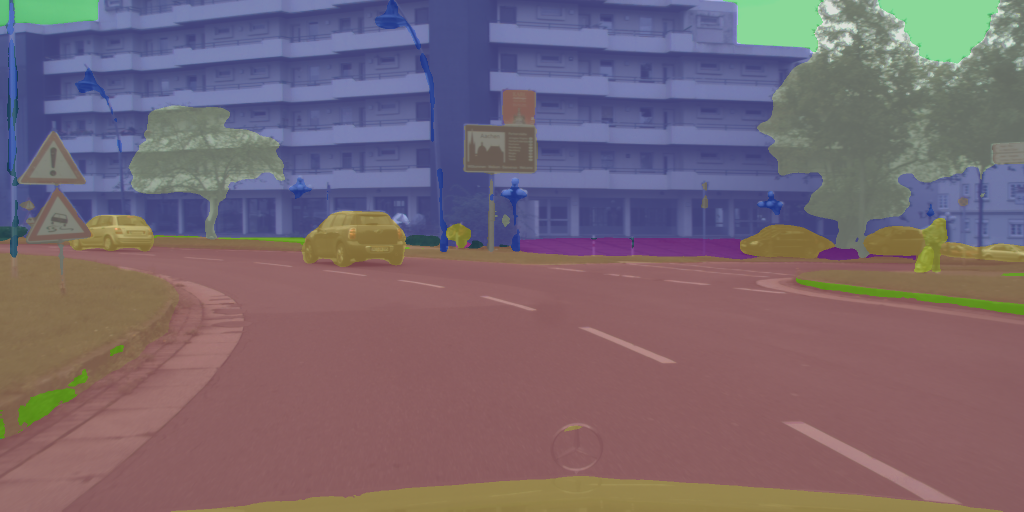
#> input picture cityscapes_segmentation.png, 2048 x 1024 px (shown at 1/2 size)
$ python click_label_viewer_dino.py --image cityscapes_depth.png
#> lines starting #> are read from the running program, lines starting #| are printed output that depends on the picture; after the words box and inside, x2 and y2 are one past the last pixel; in counts of white or black regions, pixels touching at a corner belong together
#!/usr/bin/env python3
# -*- coding: utf-8 -*-
import cv2
import numpy as np
from pathlib import Path
import argparse
import sys

# 파일 선택 창
try:
    import tkinter as tk
    from tkinter import filedialog
    TK_OK = True
except Exception:
    TK_OK = False

# ─────────────────────────────────────────────────────────────
# ADE 라벨 텍스트 (세미콜론으로 동의어 연결, 줄 = 클래스 ID)
# ─────────────────────────────────────────────────────────────
ADE_NAMES_TXT = """wall
building;edifice
sky
floor;flooring
tree
ceiling
road;route
bed
windowpane;window
grass
cabinet
sidewalk;pavement
person;individual;someone;somebody;mortal;soul
earth;ground
door;double;door
table
mountain;mount
plant;flora;plant;life
curtain;drape;drapery;mantle;pall
chair
car;auto;automobile;machine;motorcar
water
painting;picture
sofa;couch;lounge
shelf
house
sea
mirror
rug;carpet;carpeting
field
armchair
seat
fence;fencing
desk
rock;stone
wardrobe;closet;press
lamp
bathtub;bathing;tub;bath;tub
railing;rail
cushion
base;pedestal;stand
box
column;pillar
signboard;sign
chest;of;drawers;chest;bureau;dresser
counter
sand
sink
skyscraper
fireplace;hearth;open;fireplace
refrigerator;icebox
grandstand;covered;stand
path
stairs;steps
runway
case;display;case;showcase;vitrine
pool;table;billiard;table;snooker;table
pillow
screen;door;screen
stairway;staircase
river
bridge;span
bookcase
blind;screen
coffee;table;cocktail;table
toilet;can;commode;crapper;pot;potty;stool;throne
flower
book
hill
bench
countertop
stove;kitchen;stove;range;kitchen;range;cooking;stove
palm;palm;tree
kitchen;island
computer;computing;machine;computing;device;data;processor;electronic;computer;information;processing;system
swivel;chair
boat
bar
arcade;machine
hovel;hut;hutch;shack;shanty
bus;autobus;coach;charabanc;double-decker;jitney;motorbus;motorcoach;omnibus;passenger;vehicle
towel
light;light;source
truck;motortruck
tower
chandelier;pendant;pendent
awning;sunshade;sunblind
streetlight;street;lamp
booth;cubicle;stall;kiosk
television;television;receiver;television;set;tv;tv;set;idiot;box;boob;tube;telly;goggle;box
airplane;aeroplane;plane
dirt;track
apparel;wearing;apparel;dress;clothes
pole
land;ground;soil
bannister;banister;balustrade;balusters;handrail
escalator;moving;staircase;moving;stairway
ottoman;pouf;pouffe;puff;hassock
bottle
buffet;counter;sideboard
poster;posting;placard;notice;bill;card
stage
van
ship
fountain
conveyer;belt;conveyor;belt;conveyer;conveyor;transporter
canopy
washer;automatic;washer;washing;machine
plaything;toy
swimming;pool;swimming;bath;natatorium
stool
barrel;cask
basket;handbasket
waterfall;falls
tent;collapsible;shelter
bag
minibike;motorbike
cradle
oven
ball
food;solid;food
step;stair
tank;storage;tank
trade;name;brand;name;brand;marque
microwave;microwave;oven
pot;flowerpot
animal;animate;being;beast;brute;creature;fauna
bicycle;bike;wheel;cycle
lake
dishwasher;dish;washer;dishwashing;machine
screen;silver;screen;projection;screen
blanket;cover
sculpture
hood;exhaust;hood
sconce
vase
traffic;light;traffic;signal;stoplight
tray
ashcan;trash;can;garbage;can;wastebin;ash;bin;ash-bin;ashbin;dustbin;trash;barrel;trash;bin
fan
pier;wharf;wharfage;dock
crt;screen
plate
monitor;monitoring;device
bulletin;board;notice;board
shower
radiator
glass;drinking;glass
clock
flag
"""

# 255=unknown 그대로 유지
IGNORE_ID = 255

def parse_ade_names(txt: str):
    names_full = [ln.strip() for ln in txt.strip().splitlines() if ln.strip()]
    names_short = [ln.split(";")[0].strip() for ln in names_full]
    return names_full, names_short

ADE_NAMES_FULL, ADE_NAMES = parse_ade_names(ADE_NAMES_TXT)  # FULL=동의어 포함, ADE_NAMES=대표명(세미콜론 앞)

NUM_CLASSES = len(ADE_NAMES)

# ─────────────────────────────────────────────────────────────
# Utils
# ─────────────────────────────────────────────────────────────
def colorize_mask(mask_hw: np.ndarray, num_classes: int) -> np.ndarray:
    """고정 랜덤 팔레트로 색칠 (0..num_classes-1), 그 외 값은 회색."""
    rng = np.random.default_rng(42)
    palette = (rng.integers(0, 256, size=(num_classes, 3))).astype(np.uint8)
    h, w = mask_hw.shape[:2]
    out = np.zeros((h, w, 3), dtype=np.uint8)
    valid = (mask_hw >= 0) & (mask_hw < num_classes)
    out[valid] = palette[mask_hw[valid]]
    out[~valid] = (200, 200, 200)  # unknown 등
    return out

def overlay(img_rgb: np.ndarray, mask_rgb: np.ndarray, alpha: float = 0.5) -> np.ndarray:
    if img_rgb.shape[:2] != mask_rgb.shape[:2]:
        mask_rgb = cv2.resize(mask_rgb, (img_rgb.shape[1], img_rgb.shape[0]), interpolation=cv2.INTER_NEAREST)
    out = cv2.addWeighted(img_rgb.astype(np.float32), 1 - alpha,
                          mask_rgb.astype(np.float32), alpha, 0.0)
    return out.clip(0, 255).astype(np.uint8)

def pick_file_dialog(title: str, filetypes=(("이미지 파일", "*.png *.jpg *.jpeg *.bmp *.webp"), ("모든 파일", "*.*"))):
    if not TK_OK:
        return None
    root = tk.Tk()
    root.withdraw()
    path = filedialog.askopenfilename(title=title, filetypes=filetypes)
    root.update()
    root.destroy()
    return path if path else None

def read_image_rgb(path: Path) -> np.ndarray:
    img = cv2.imread(str(path), cv2.IMREAD_COLOR)
    if img is None:
        raise FileNotFoundError(f"이미지를 열 수 없습니다: {path}")
    return cv2.cvtColor(img, cv2.COLOR_BGR2RGB)

def read_label_gray(path: Path) -> np.ndarray:
    """라벨 PNG(0..NUM_CLASSES-1, 255)를 8비트 단일 채널로 읽기"""
    lbl = cv2.imread(str(path), cv2.IMREAD_UNCHANGED)
    if lbl is None:
        raise FileNotFoundError(f"라벨을 열 수 없습니다: {path}")
    if lbl.ndim == 3:
        # 팔레트 PNG라도 인덱스가 첫 채널에 들어있을 수 있음(데이터에 따라 상이)
        lbl = lbl[:, :, 0]
    lbl = lbl.astype(np.uint8)
    return lbl

def put_text_panel(img_bgr, lines, topleft=(8, 8)):
    """반투명 패널에 텍스트"""
    x, y = topleft
    pad = 6
    line_h = 20
    w = max([cv2.getTextSize(s, cv2.FONT_HERSHEY_SIMPLEX, 0.5, 1)[0][0] for s in lines] + [1]) + 2*pad
    h = line_h*len(lines) + 2*pad
    overlay_img = img_bgr.copy()
    cv2.rectangle(overlay_img, (x, y), (x+w, y+h), (0, 0, 0), -1)
    img = cv2.addWeighted(overlay_img, 0.35, img_bgr, 0.65, 0)
    yy = y + pad + 14
    for s in lines:
        cv2.putText(img, s, (x+pad, yy), cv2.FONT_HERSHEY_SIMPLEX, 0.5, (255,255,255), 1, cv2.LINE_AA)
        yy += line_h
    return img

# [14 lines left out: function majority_label, not called in this run]

def main():
    ap = argparse.ArgumentParser(description=f"클릭한 픽셀의 세그먼트 라벨 보기 (0..{NUM_CLASSES-1}, 255=unknown)")
    ap.add_argument("--image", type=str, default="", help="표시할 원본 이미지 경로 (선택)")
    ap.add_argument("--label", type=str, default="", help=f"라벨 PNG 경로(단일채널 0..{NUM_CLASSES-1}, 255)")
    ap.add_argument("--sample-k", type=int, default=1, help="클릭 주변 다수결 반경 k(1이면 3x3)")
    ap.add_argument("--alpha", type=float, default=0.5, help="오버레이 알파값")
    args = ap.parse_args()

    img_path = Path(args.image) if args.image else None
    lbl_path = Path(args.label) if args.label else None

    # 파일 선택창
    if img_path is None or not img_path.exists():
        p = pick_file_dialog("원본 이미지 선택")
        if p:
            img_path = Path(p)

    if lbl_path is None or not lbl_path.exists():
        p = pick_file_dialog(f"라벨 PNG 선택(0..{NUM_CLASSES-1}, 255)")
#> the answer given: cityscapes_segmentation.png
        if p:
            lbl_path = Path(p)

    if lbl_path is None or not lbl_path.exists():
        print("[ERR] 라벨 PNG를 지정해야 합니다 (--label 또는 파일 선택).")
        sys.exit(1)

    # 라벨만 있어도 동작 가능(색칠 화면에 클릭)
    lbl = read_label_gray(lbl_path)
#> in read_label_gray, lbl is the input picture: shape (1024, 2048, 3); mean B, G, R 112.8, 103.6, 119.7
#> in read_label_gray, `lbl = lbl[:, :, 0]`:
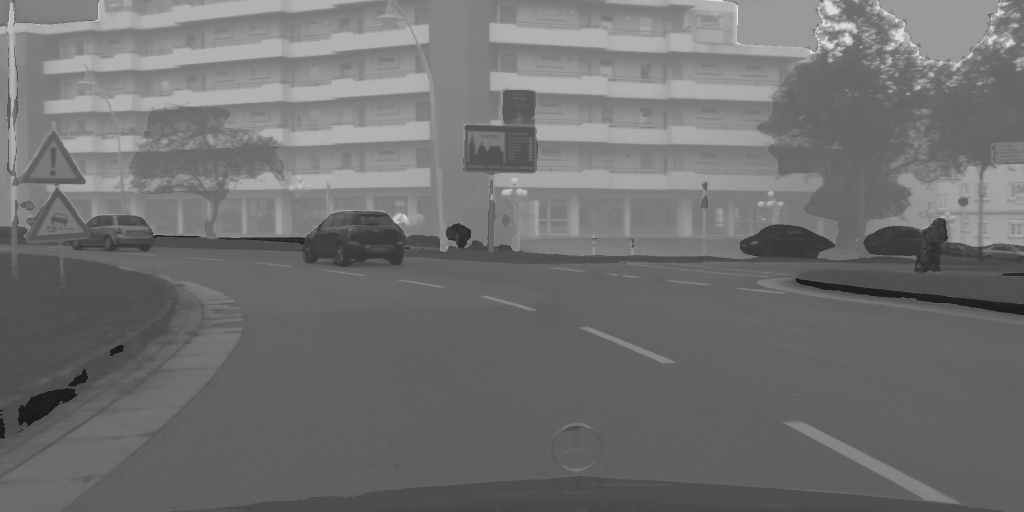
#> lbl: shape (1024, 2048) (shown at 1/2 size); min 19, max 237, mean 112.8
    h_lbl, w_lbl = lbl.shape[:2]
#> h_lbl = 1024; w_lbl = 2048

    if img_path and img_path.exists():
        img_rgb = read_image_rgb(img_path)
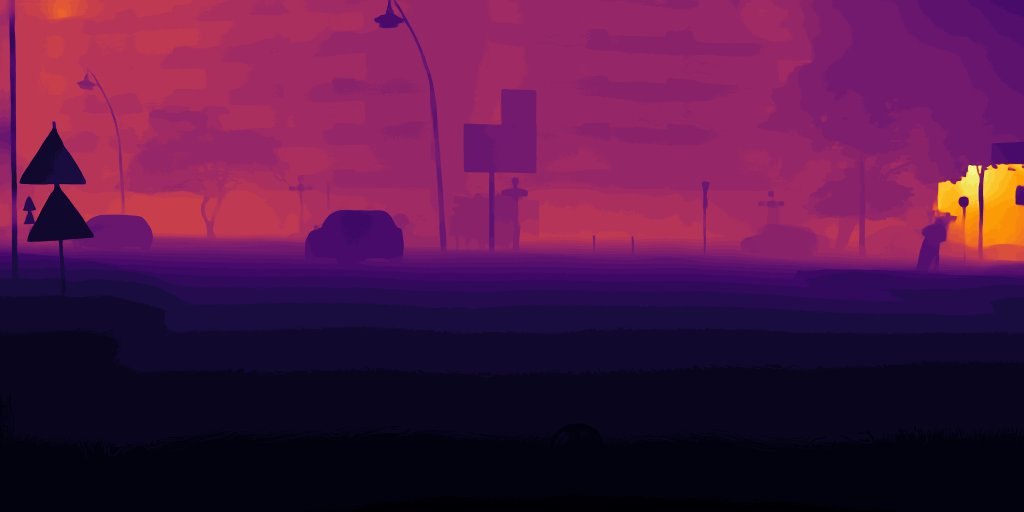
#> input picture cityscapes_depth.png, 2048 x 1024 px (shown at 1/2 size)
#> in read_image_rgb, img is the input picture: shape (1024, 2048, 3); mean B, G, R 69.7, 23.7, 83.6
    else:
        # 원본 이미지가 없으면, 라벨을 색칠해서 베이스 이미지로 사용
        img_rgb = colorize_mask(lbl, NUM_CLASSES)
    h_img, w_img = img_rgb.shape[:2]
#> h_img = 1024; w_img = 2048

    # 라벨/이미지 해상도가 다르면 시각화용 라벨만 리사이즈
    if (h_img, w_img) != (h_lbl, w_lbl):
        lbl_for_vis = cv2.resize(lbl, (w_img, h_img), interpolation=cv2.INTER_NEAREST)
        use_resized_label = True
    else:
        lbl_for_vis = lbl
        use_resized_label = False

    # 컬러 마스크 & 오버레이 초기화 (유효 범위밖은 회색 처리되도록 colorize_mask가 처리)
    mask_rgb = colorize_mask(lbl_for_vis, NUM_CLASSES)
#> in colorize_mask, `valid = (mask_hw >= 0) & (mask_hw < num_classes)`:
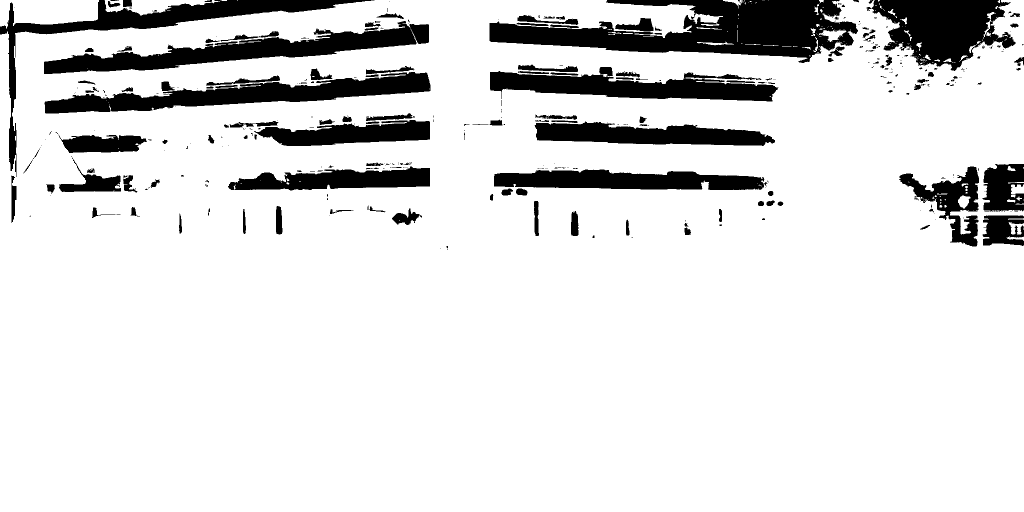
#> valid: shape (1024, 2048) bool (shown at 1/2 size); 87% white; 392 black regions (250 under 20 px), largest, box (x1, y1, x2, y2) and area: (979, 0, 1716, 126) 47364, (88, 42, 858, 148) 26404, (89, 144, 861, 227) 25598
#> in colorize_mask, `out[~valid] = (200, 200, 200)`:
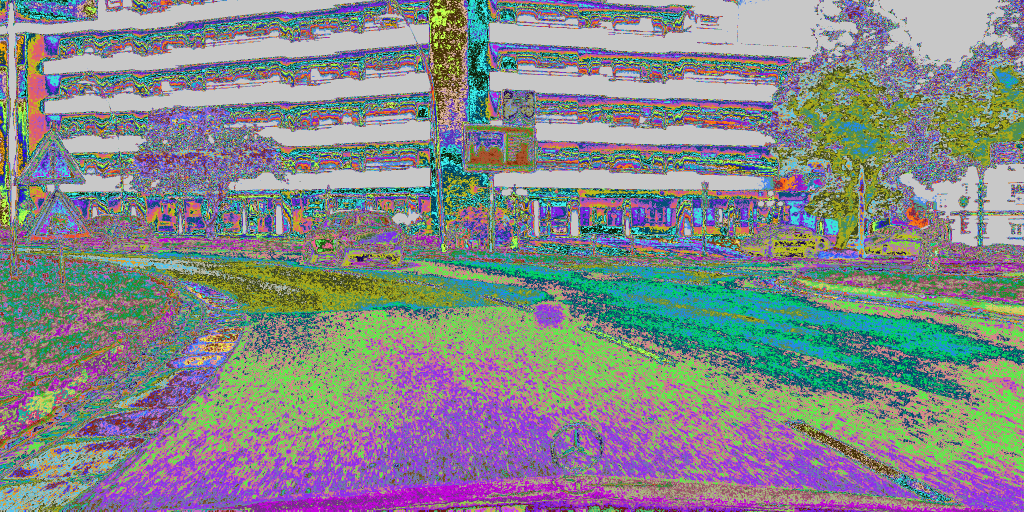
#> out: shape (1024, 2048, 3) (shown at 1/2 size); mean of channels 0, 1, 2 137.7, 136.3, 131.8; drawn as B, G, R
    img_bgr = cv2.cvtColor(img_rgb, cv2.COLOR_RGB2BGR)
    overlay_on = True
    help_on = True

    def compose_frame():
        base_rgb = overlay(img_rgb, mask_rgb, args.alpha) if overlay_on else img_rgb.copy()
#> in overlay, `return out.clip(0, 255).astype(np.uint8)`:
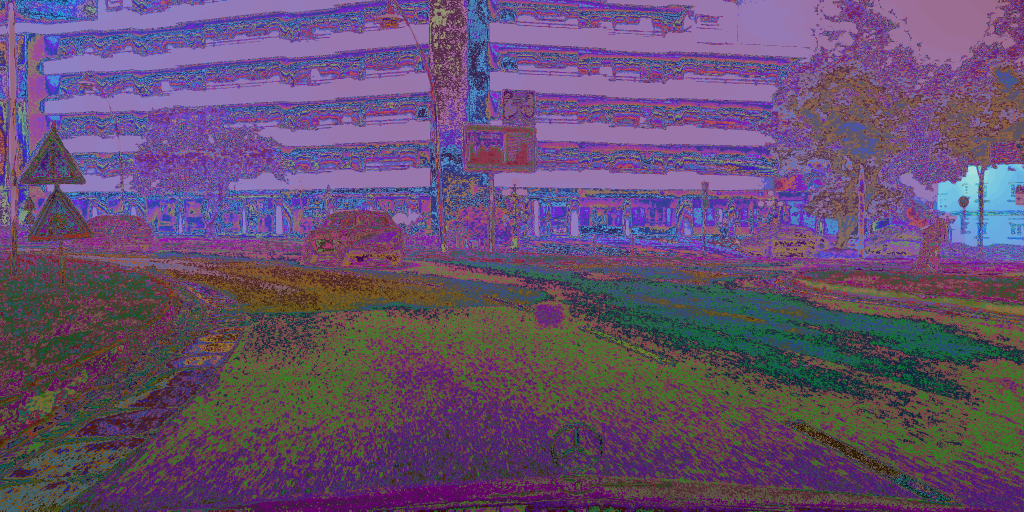
#> returned value: shape (1024, 2048, 3) (shown at 1/2 size); mean of channels 0, 1, 2 110.4, 79.8, 100.5; drawn as B, G, R
        out = cv2.cvtColor(base_rgb, cv2.COLOR_RGB2BGR)
        if help_on:
            lines = [
                "[조작] 좌클릭: 픽셀 라벨 보기 / h: 도움말 토글 / o: 오버레이 토글 / q or ESC: 종료",
                f"이미지 크기: {w_img}x{h_img}, 라벨 크기: {w_lbl}x{h_lbl}, classes={NUM_CLASSES}, overlay={overlay_on}"
            ]
            return put_text_panel(out, lines, (8, 8))
        return out

    win = "Seg Click Viewer (ADE)"
    cv2.namedWindow(win, cv2.WINDOW_NORMAL)
    frame = compose_frame()
#> in put_text_panel, `cv2.rectangle(overlay_img, (x, y), (x+w, y+h), (0, 0, 0), -1)`:
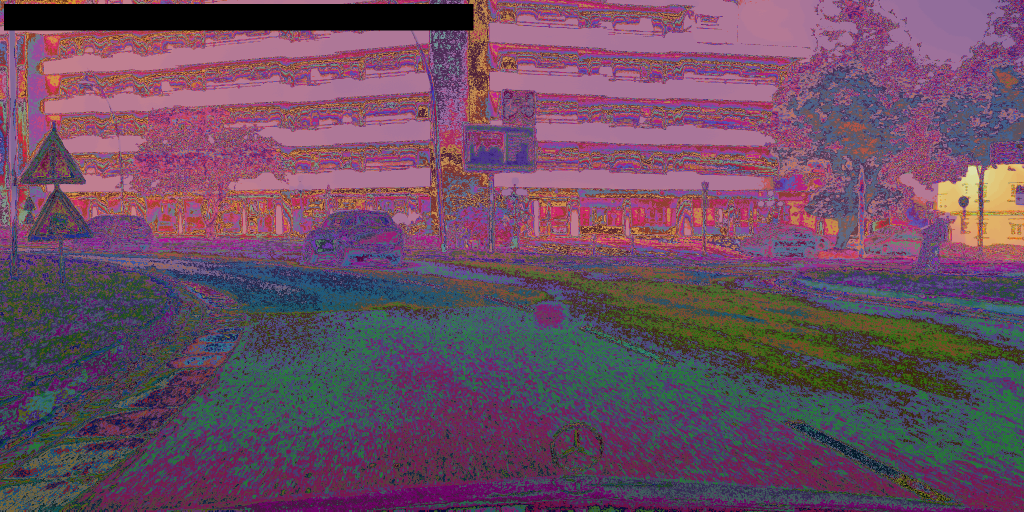
#> overlay_img: shape (1024, 2048, 3) (shown at 1/2 size); mean B, G, R 97.8, 77.5, 106.6
#> after the loop in put_text_panel, `for s in lines:`:
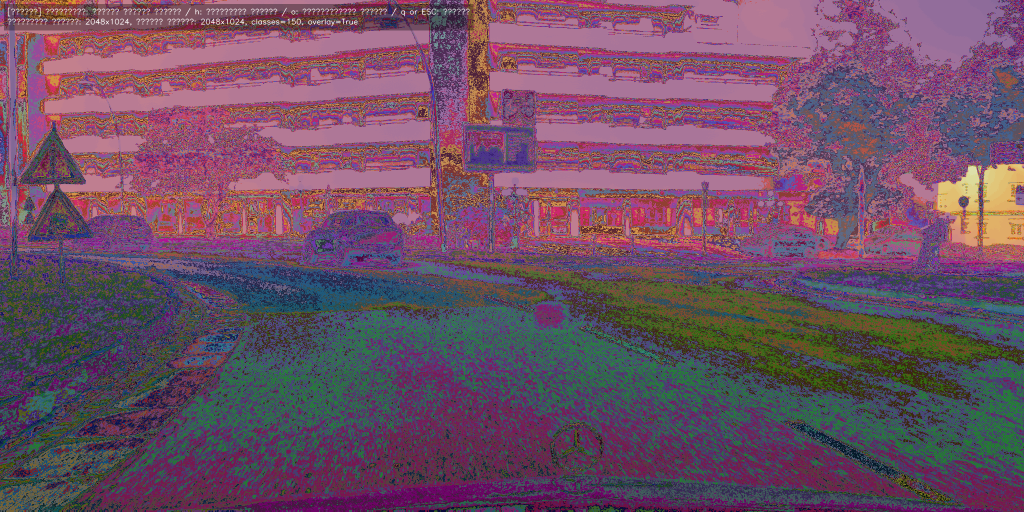
#> img: shape (1024, 2048, 3) (shown at 1/2 size); mean B, G, R 99.9, 79.3, 109.3
#> after the loop in put_text_panel, `for s in lines:`: yy = 68
    cv2.imshow(win, frame)

    # [30 lines left out: function on_mouse, not called in this run]

    cv2.setMouseCallback(win, on_mouse)

    while True:
        key = cv2.waitKey(30) & 0xFF
#> (key q is pressed here)
        if key in (27, ord('q'), ord('Q')):  # ESC or q
            break
        elif key in (ord('o'), ord('O')):
            overlay_on = not overlay_on
            frame = compose_frame()
            cv2.imshow(win, frame)
        elif key in (ord('h'), ord('H')):
            help_on = not help_on
            frame = compose_frame()
            cv2.imshow(win, frame)

    cv2.destroyAllWindows()

if __name__ == "__main__":
    main()
